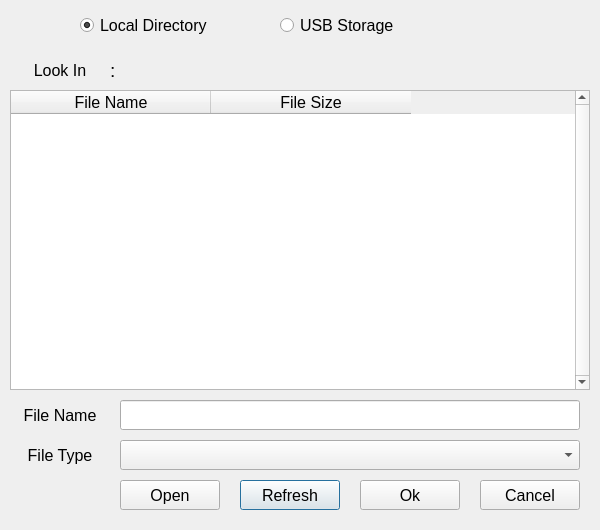
<?xml version="1.0" encoding="UTF-8"?>
<ui version="4.0">
 <class>MEC_FileDialog</class>
 <widget class="QDialog" name="MEC_FileDialog">
  <property name="geometry">
   <rect>
    <x>0</x>
    <y>0</y>
    <width>600</width>
    <height>530</height>
   </rect>
  </property>
  <property name="windowTitle">
   <string>Dialog</string>
  </property>
  <widget class="QTableWidget" name="filesTable">
   <property name="geometry">
    <rect>
     <x>10</x>
     <y>90</y>
     <width>580</width>
     <height>300</height>
    </rect>
   </property>
   <property name="font">
    <font>
     <pointsize>18</pointsize>
    </font>
   </property>
   <property name="focusPolicy">
    <enum>Qt::ClickFocus</enum>
   </property>
   <property name="styleSheet">
    <string notr="true"/>
   </property>
   <property name="verticalScrollBarPolicy">
    <enum>Qt::ScrollBarAlwaysOn</enum>
   </property>
   <property name="horizontalScrollBarPolicy">
    <enum>Qt::ScrollBarAlwaysOff</enum>
   </property>
   <property name="autoScrollMargin">
    <number>16</number>
   </property>
   <property name="editTriggers">
    <set>QAbstractItemView::NoEditTriggers</set>
   </property>
   <property name="showDropIndicator" stdset="0">
    <bool>false</bool>
   </property>
   <property name="dragEnabled">
    <bool>false</bool>
   </property>
   <property name="dragDropMode">
    <enum>QAbstractItemView::NoDragDrop</enum>
   </property>
   <property name="alternatingRowColors">
    <bool>false</bool>
   </property>
   <property name="selectionMode">
    <enum>QAbstractItemView::SingleSelection</enum>
   </property>
   <property name="selectionBehavior">
    <enum>QAbstractItemView::SelectRows</enum>
   </property>
   <property name="cornerButtonEnabled">
    <bool>false</bool>
   </property>
   <attribute name="horizontalHeaderDefaultSectionSize">
    <number>200</number>
   </attribute>
   <attribute name="verticalHeaderDefaultSectionSize">
    <number>40</number>
   </attribute>
   <attribute name="verticalHeaderMinimumSectionSize">
    <number>40</number>
   </attribute>
   <column>
    <property name="text">
     <string>File Name</string>
    </property>
    <property name="font">
     <font>
      <pointsize>12</pointsize>
     </font>
    </property>
    <property name="textAlignment">
     <set>AlignCenter</set>
    </property>
   </column>
   <column>
    <property name="text">
     <string>File Size</string>
    </property>
    <property name="font">
     <font>
      <pointsize>12</pointsize>
     </font>
    </property>
    <property name="textAlignment">
     <set>AlignCenter</set>
    </property>
   </column>
  </widget>
  <widget class="QLabel" name="lblLookIn">
   <property name="geometry">
    <rect>
     <x>10</x>
     <y>50</y>
     <width>100</width>
     <height>40</height>
    </rect>
   </property>
   <property name="font">
    <font>
     <pointsize>12</pointsize>
    </font>
   </property>
   <property name="styleSheet">
    <string notr="true"/>
   </property>
   <property name="text">
    <string>Look In</string>
   </property>
   <property name="alignment">
    <set>Qt::AlignCenter</set>
   </property>
   <property name="wordWrap">
    <bool>true</bool>
   </property>
  </widget>
  <widget class="QLabel" name="lblDirectory">
   <property name="geometry">
    <rect>
     <x>110</x>
     <y>50</y>
     <width>480</width>
     <height>40</height>
    </rect>
   </property>
   <property name="font">
    <font>
     <pointsize>14</pointsize>
    </font>
   </property>
   <property name="styleSheet">
    <string notr="true"/>
   </property>
   <property name="text">
    <string>:</string>
   </property>
   <property name="alignment">
    <set>Qt::AlignLeading|Qt::AlignLeft|Qt::AlignVCenter</set>
   </property>
   <property name="wordWrap">
    <bool>false</bool>
   </property>
  </widget>
  <widget class="QPushButton" name="btnRefresh">
   <property name="geometry">
    <rect>
     <x>240</x>
     <y>480</y>
     <width>100</width>
     <height>30</height>
    </rect>
   </property>
   <property name="font">
    <font>
     <pointsize>12</pointsize>
    </font>
   </property>
   <property name="focusPolicy">
    <enum>Qt::ClickFocus</enum>
   </property>
   <property name="text">
    <string>Refresh</string>
   </property>
  </widget>
  <widget class="QPushButton" name="btnOk">
   <property name="geometry">
    <rect>
     <x>360</x>
     <y>480</y>
     <width>100</width>
     <height>30</height>
    </rect>
   </property>
   <property name="font">
    <font>
     <pointsize>12</pointsize>
    </font>
   </property>
   <property name="focusPolicy">
    <enum>Qt::ClickFocus</enum>
   </property>
   <property name="text">
    <string>Ok</string>
   </property>
  </widget>
  <widget class="QPushButton" name="btnCancel">
   <property name="geometry">
    <rect>
     <x>480</x>
     <y>480</y>
     <width>100</width>
     <height>30</height>
    </rect>
   </property>
   <property name="font">
    <font>
     <pointsize>12</pointsize>
    </font>
   </property>
   <property name="focusPolicy">
    <enum>Qt::ClickFocus</enum>
   </property>
   <property name="text">
    <string>Cancel</string>
   </property>
  </widget>
  <widget class="QLineEdit" name="editFileName">
   <property name="geometry">
    <rect>
     <x>120</x>
     <y>400</y>
     <width>460</width>
     <height>30</height>
    </rect>
   </property>
   <property name="font">
    <font>
     <pointsize>16</pointsize>
    </font>
   </property>
   <property name="focusPolicy">
    <enum>Qt::ClickFocus</enum>
   </property>
   <property name="clearButtonEnabled">
    <bool>false</bool>
   </property>
  </widget>
  <widget class="QLabel" name="lblFileName">
   <property name="geometry">
    <rect>
     <x>0</x>
     <y>400</y>
     <width>120</width>
     <height>30</height>
    </rect>
   </property>
   <property name="font">
    <font>
     <pointsize>12</pointsize>
    </font>
   </property>
   <property name="styleSheet">
    <string notr="true"/>
   </property>
   <property name="text">
    <string>File Name</string>
   </property>
   <property name="alignment">
    <set>Qt::AlignCenter</set>
   </property>
  </widget>
  <widget class="QComboBox" name="cbbFileType">
   <property name="geometry">
    <rect>
     <x>120</x>
     <y>440</y>
     <width>460</width>
     <height>30</height>
    </rect>
   </property>
   <property name="font">
    <font>
     <pointsize>16</pointsize>
    </font>
   </property>
   <property name="focusPolicy">
    <enum>Qt::ClickFocus</enum>
   </property>
   <property name="styleSheet">
    <string notr="true"/>
   </property>
  </widget>
  <widget class="QLabel" name="lblFileType">
   <property name="geometry">
    <rect>
     <x>0</x>
     <y>440</y>
     <width>120</width>
     <height>30</height>
    </rect>
   </property>
   <property name="font">
    <font>
     <pointsize>12</pointsize>
    </font>
   </property>
   <property name="styleSheet">
    <string notr="true"/>
   </property>
   <property name="text">
    <string>File Type</string>
   </property>
   <property name="alignment">
    <set>Qt::AlignCenter</set>
   </property>
  </widget>
  <widget class="QPushButton" name="btnOpenFolder">
   <property name="geometry">
    <rect>
     <x>120</x>
     <y>480</y>
     <width>100</width>
     <height>30</height>
    </rect>
   </property>
   <property name="font">
    <font>
     <pointsize>12</pointsize>
    </font>
   </property>
   <property name="focusPolicy">
    <enum>Qt::ClickFocus</enum>
   </property>
   <property name="styleSheet">
    <string notr="true"/>
   </property>
   <property name="text">
    <string>Open</string>
   </property>
  </widget>
  <widget class="QRadioButton" name="rbtnLocalDir">
   <property name="geometry">
    <rect>
     <x>80</x>
     <y>10</y>
     <width>200</width>
     <height>30</height>
    </rect>
   </property>
   <property name="font">
    <font>
     <pointsize>12</pointsize>
    </font>
   </property>
   <property name="text">
    <string>Local Directory</string>
   </property>
   <property name="checked">
    <bool>true</bool>
   </property>
  </widget>
  <widget class="QRadioButton" name="rbtnUSBStorage">
   <property name="geometry">
    <rect>
     <x>280</x>
     <y>10</y>
     <width>200</width>
     <height>30</height>
    </rect>
   </property>
   <property name="font">
    <font>
     <pointsize>12</pointsize>
    </font>
   </property>
   <property name="text">
    <string>USB Storage</string>
   </property>
  </widget>
 </widget>
 <resources/>
 <connections/>
</ui>
